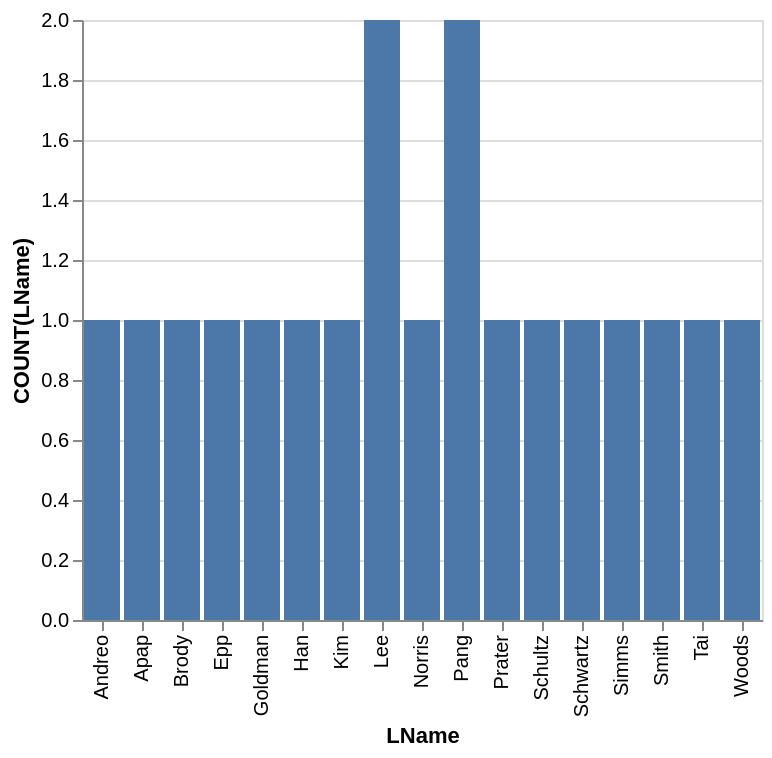

Here is the Vega-Lite specification saved for this chart:
### Vega-Lite specification from a JSON file in a GitHub repository (floating-point values rounded to 4 significant figures)
{"data": {"values": [{"x_data": "Andreo", "y_data": 1}, {"x_data": "Apap", "y_data": 1}, {"x_data": "Brody", "y_data": 1}, {"x_data": "Epp", "y_data": 1}, {"x_data": "Goldman", "y_data": 1}, {"x_data": "Han", "y_data": 1}, {"x_data": "Kim", "y_data": 1}, {"x_data": "Lee", "y_data": 2}, {"x_data": "Norris", "y_data": 1}, {"x_data": "Pang", "y_data": 2}, {"x_data": "Prater", "y_data": 1}, {"x_data": "Schultz", "y_data": 1}, {"x_data": "Schwartz", "y_data": 1}, {"x_data": "Simms", "y_data": 1}, {"x_data": "Smith", "y_data": 1}, {"x_data": "Tai", "y_data": 1}, {"x_data": "Woods", "y_data": 1}]}, "mark": "bar", "encoding": {"x": {"field": "x_data", "type": "nominal", "title": "LName", "sort": "ascending"}, "y": {"field": "y_data", "type": "quantitative", "title": "COUNT(LName)"}}}
